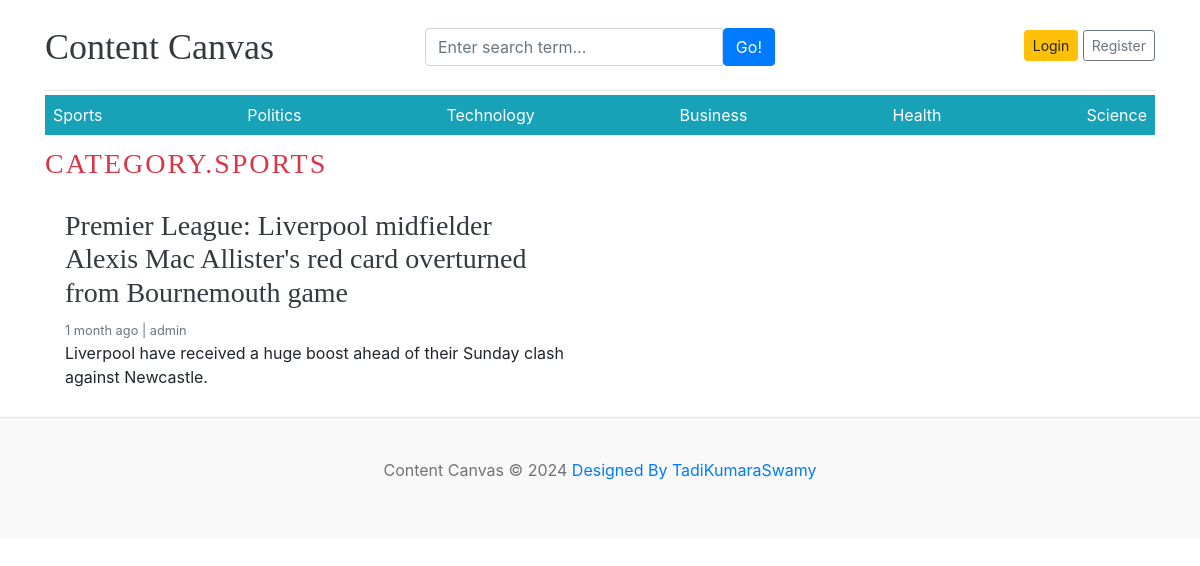
Page /category/1/ on the committed database.
### blog/models.py (models this page shows, shortened)
class Category(models.Model):
    category_name=models.CharField(max_length=50,unique=True)
    created_at=models.DateTimeField(auto_now_add=True)
    updated_at=models.DateTimeField(auto_now=True)
    class Meta:
        verbose_name_plural='categories'
    def __str__(self):
        return self.category_name

class Blog(models.Model):
    title=models.CharField(max_length=100)
    slug=models.SlugField(max_length=100)
    category=models.ForeignKey(Category,on_delete=models.CASCADE)
    author=models.ForeignKey(User,on_delete=models.CASCADE)
    featured_image=models.ImageField(upload_to='uploads/%y/%m/%d')
    short_description=models.TextField(max_length=500,default=None)
    blog_body=models.TextField(max_length=2000)
    status=models.CharField(max_length=20,choices=STATUS_CHOICES,default=0)
    is_featured=models.BooleanField(default=True)
    created_at=models.DateTimeField(auto_now_add=True)
    updated_at=models.DateTimeField(auto_now=True)

### blog/views.py (the view)
# urls.py: path('<int:category_id>/',views.posts_by_category,name='posts_by_category')
def posts_by_category(request, category_id):
    posts = Blog.objects.filter(status='Published', category=category_id)
    try:
        category = Category.objects.get(pk=category_id)
    except Category.DoesNotExist:
        return redirect('home')
    context = {
        'posts': posts,
        'category': category,
    }
    return render(request, 'posts_by_category.html', context)

### blog/context_processors.py (called while the page is built)
def get_categories(request):
    categories=Category.objects.all()
    return dict(categories=categories)

def get_social_links(request):
    social_links=SocialLink.objects.all()
    return dict(social_links=social_links)

### templates/posts_by_category.html (shortened to what this page needs)
{% extends "base.html" %}
{% block content %}
  <h3 class="text-uppercase text-danger" style="letter-spacing:2px;">Category.{{category}}</h3>
  <div class="row mb-2">
    {% if posts %}
    {% for post in posts %}
    <div class="col-md-6">
      <div class="card border-0" >
        <div class="card-body">
          <h3><a href="{% url 'blogs' post.slug %}" class="text-dark">{{post.title}}</a></h3>
          <small class="mb-1 text-muted">{{post.created_at | timesince}} ago | {{post.author}}</small>
          <p class="card-text">{{post.short_description}}</p>
        </div>
      </div>
    </div>
    {% endfor %}
    {% else %}
    <p>No Posts Found </p>
    {% endif %}
  </div>
</div>
{% endblock  %}

### templates/base.html (shortened to what this page needs)
{% load static %}
<!DOCTYPE html>
<html lang="en">
<head>
    <link href="https://getbootstrap.com/docs/4.0/dist/css/bootstrap.min.css" rel="stylesheet">
    <link href="{% static 'css/cc.css' %}" rel="stylesheet">
    <link rel="stylesheet" href="https://cdnjs.cloudflare.com/ajax/libs/font-awesome/4.7.0/css/font-awesome.css">
</head>
<body>
    <div class="container">
        <header class="blog-header py-3">
            <div class="row flex-nowrap justify-content-between align-items-center">
                <div class="col-4 pt-1">
                    <a class="blog-header-logo text-dark" href="/">Content Canvas</a>
                </div>
            <div class="col-4 pt-1">
                <form action="{% url 'search' %}" method="GET">
                    <div class="input-group">
                        <input class="form-control" type="text" value="{{keyword}}" placeholder="Enter search term..." aria-label="Enter search term..." aria-describedby="button-search" />
                        <button class="btn btn-primary" id="button-search" type="button">Go!</button>
                    </div>
                </form>
            </div>
            {% if not user.is_authenticated %}
                <div class="col-4 d-flex justify-content-end align-items-center">
                    <a class="btn btn-sm btn-warning" href="{% url 'login' %}">Login</a> &nbsp;
                    <a class="btn btn-sm btn-outline-secondary" href="{% url 'register' %}">Register</a>
                </div>
            {% else %}
            <span><a href="{% url 'dashboard' %}">Dashboard</a> </span>
            <span><a href="{% url 'logout' %}"> Logout</a></span>
            {% endif %}
            </div>
        </header>
        <div class="nav-scroller py-1 mb-2">
            <nav class="nav d-flex justify-content-between bg-info">
                {% for cat in categories %}
                <a class="p-2 text-white" href="{% url 'posts_by_category' cat.id %}">{{cat.category_name}}</a>
                {% endfor %}
            </nav>
        </div>
{% block content %}
{% endblock %}
        <footer class="blog-footer">
            <p>Content Canvas &copy; <span id="year"></span> <a href="#">Designed By TadiKumaraSwamy</a></p>
        </footer>
</body>
</html>

### contentcanvas/static/css/cc.css (style rules this page uses)
.blog-header { border-bottom: 1px solid #e5e5e5; }
.blog-header-logo { font-family: "Playfair Display", Georgia, "Times New Roman", serif; font-size: 2.25rem; }
h1, h2, h3, h4, h5, h6 { font-family: "Playfair Display", Georgia, "Times New Roman", serif; }
.blog-footer { padding: 2.5rem 0; color: #727272; text-align: center; background-color: #f9f9f9; border-top: .05rem solid #e5e5e5; }

### rows in the picture
Category: category_name "Sports", category_name "SPORTS"
Category: category_name "Politics"
Category: category_name "Technology"
Category: category_name "Business"
Category: category_name "Health"
Category: category_name "Science"
Blog: title "Premier League: Liverpool midfielder Alexis Mac Allister's red card overturned from Bournemouth game", created_at "1 month", author "admin", short_description "Liverpool have received a huge boost ahead of their Sunday clash against Newcastle."
